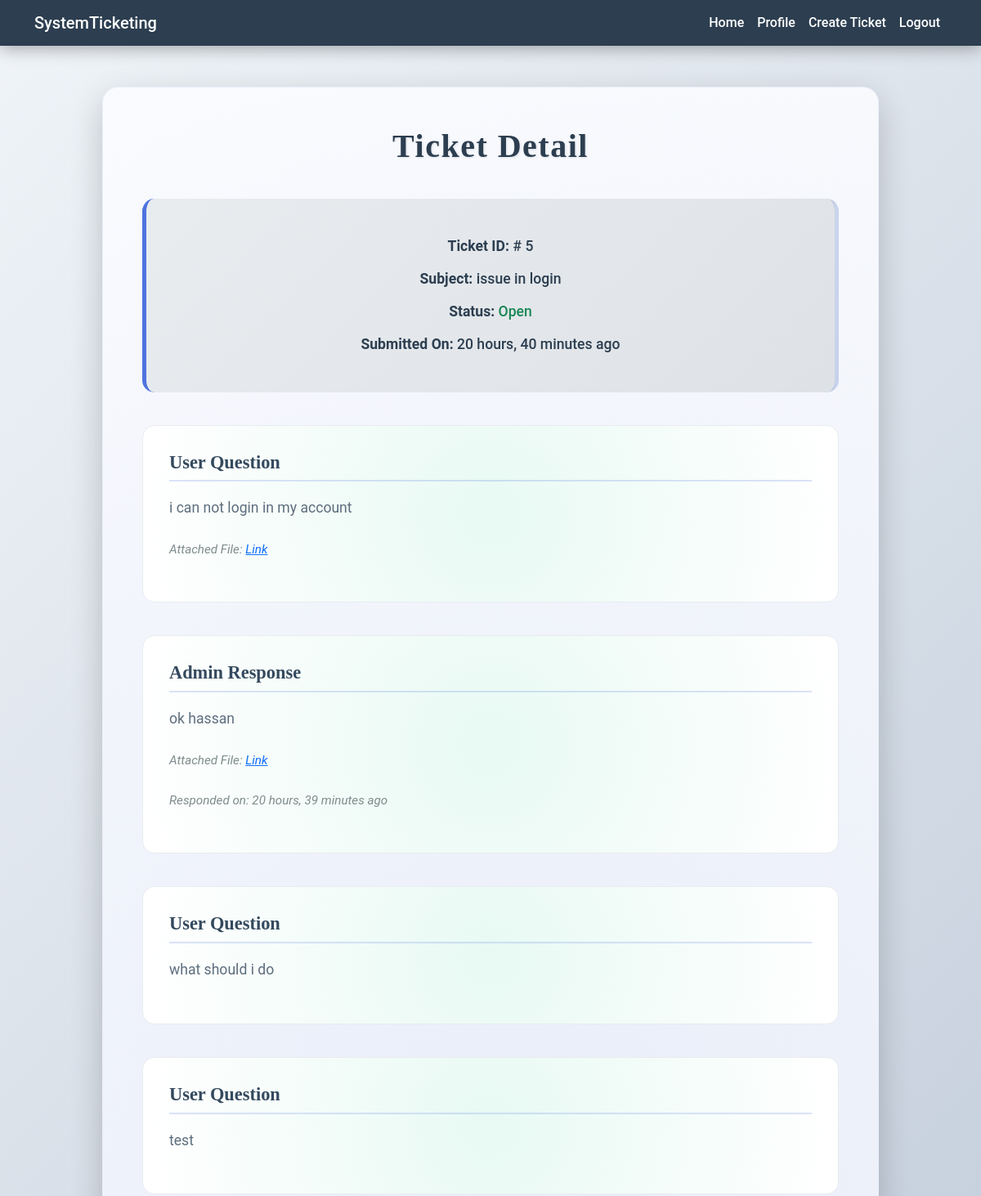
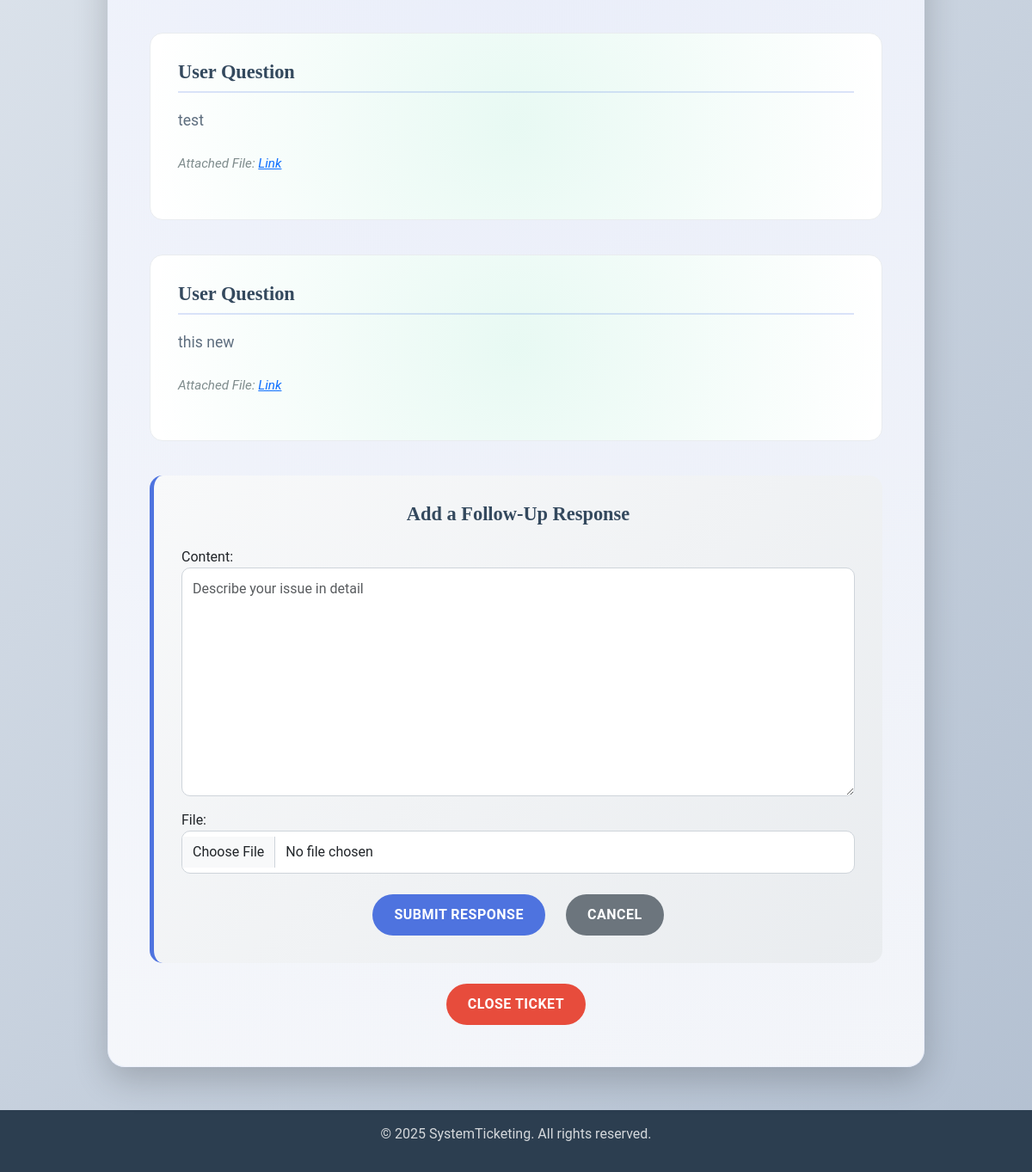
The app's page /ticket/detail/5/ (signed in), older data (2 pictures, top to bottom).
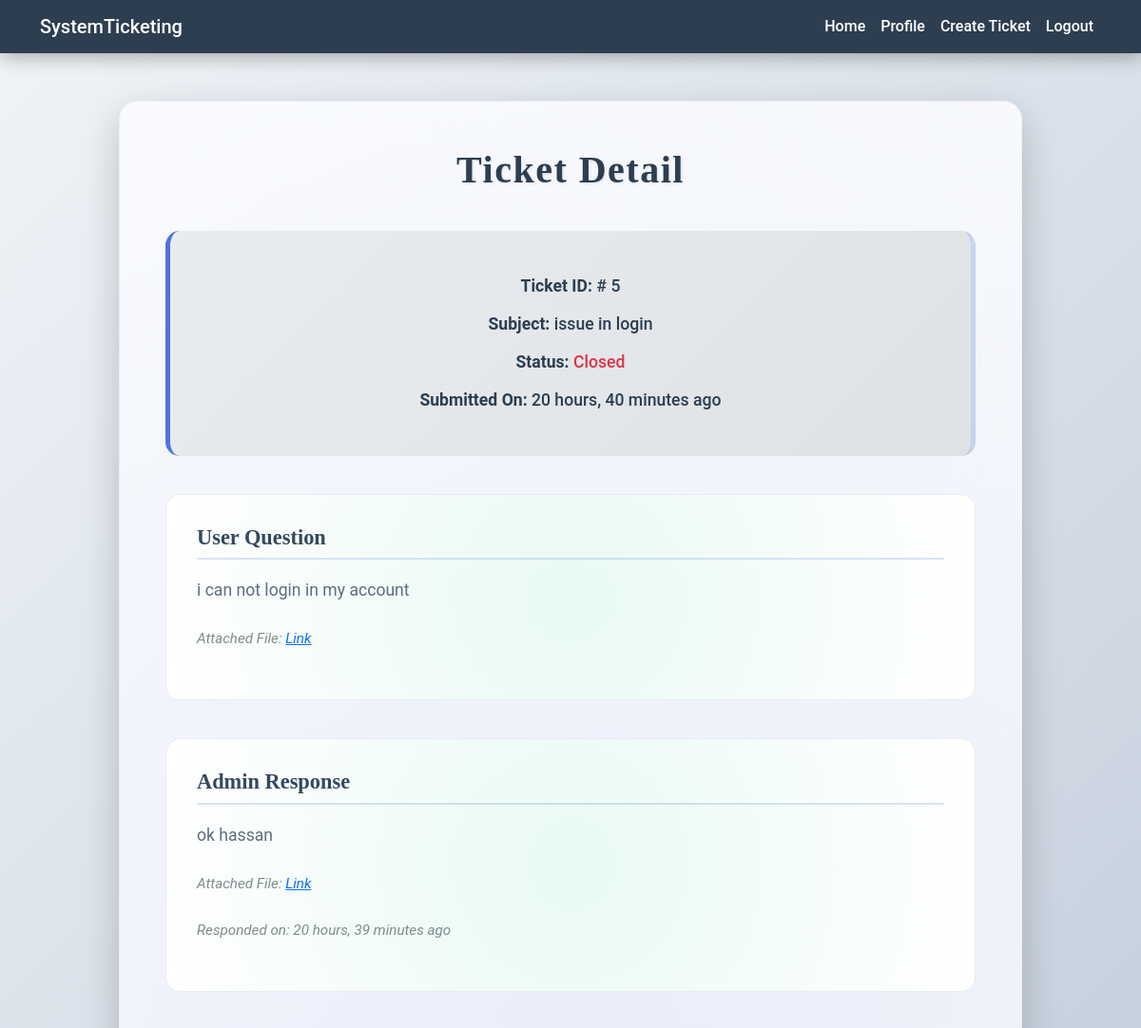
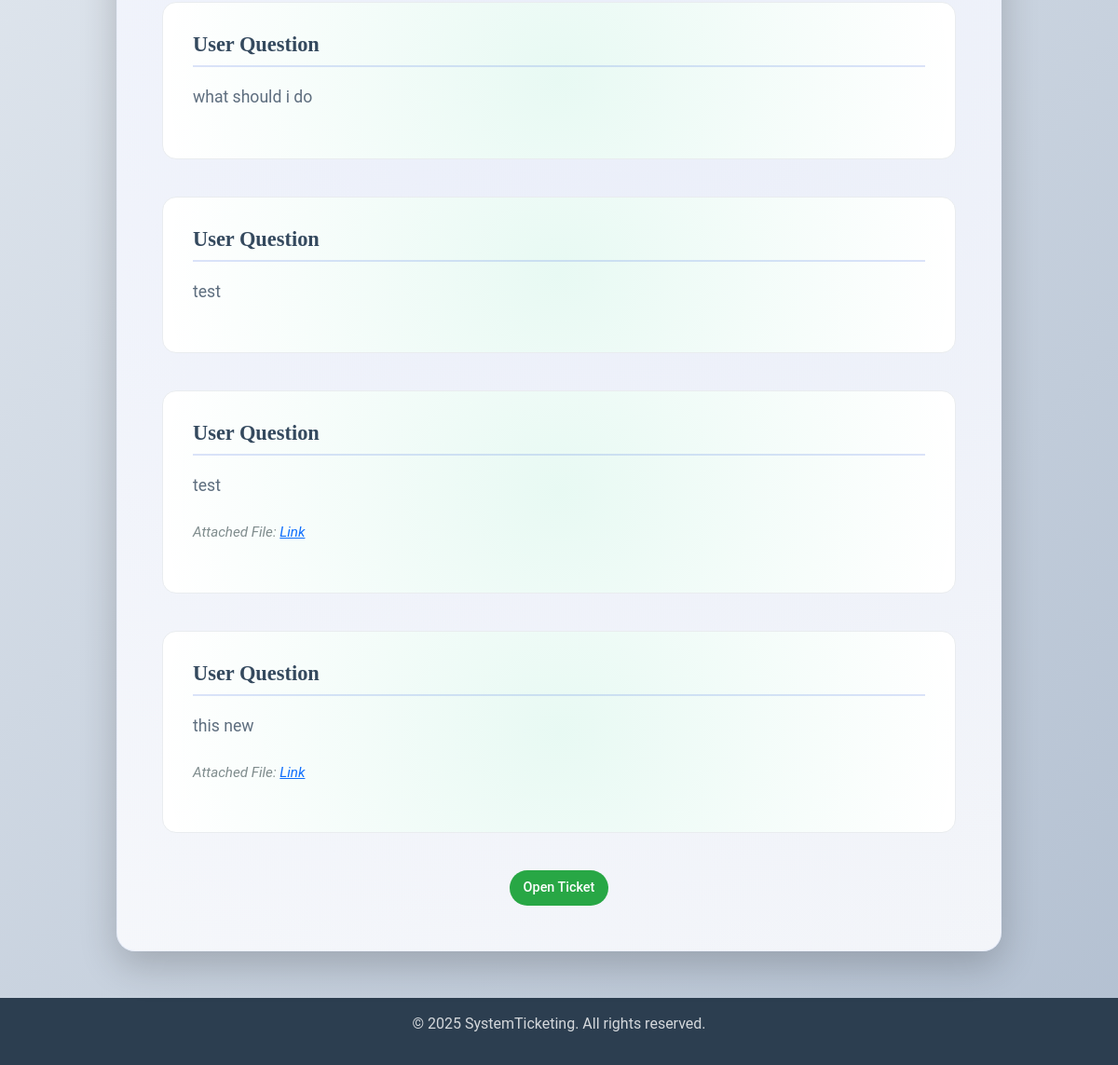
The same page, newer data (2 pictures, top to bottom).
### ticket/models.py (models this page shows, shortened)
class TimeStampedModel(models.Model):
    created_at = models.DateTimeField(auto_now_add=True)
    updated_at = models.DateTimeField(auto_now=True)
    class Meta:
        abstract = True

class Ticket(TimeStampedModel):
    subject = models.CharField(max_length=200)
    description = models.TextField()
    user = models.ForeignKey(User, on_delete=models.CASCADE, related_name='user_ticket')
    file = models.FileField(upload_to='tickets/%Y/%m/%d', null=True, blank=True)
    status = models.CharField(max_length=50, choices=STARTS_CHOICES, default='Open')

### ticket/views.py (the view, shortened to what this page needs)
# urls.py: path('detail/<ticket_id>/', views.TicketDetailView.as_view(), name='ticket-detail'),
class TicketDetailView(LoginRequiredMixin, View):
    template_name = 'ticket/ticket-detail.html'
    form_class = MessageForm
    def setup(self, request, *args, **kwargs):
        self.user_ticket = Ticket.objects.get(id=kwargs['ticket_id'])
        super().setup(request, *args, **kwargs)
    def dispatch(self, request, *args, **kwargs):
        if request.user != self.user_ticket.user:
            messages.error(request, 'You are not authorized to view this ticket.', 'danger')
            return redirect('home:profile', username=request.user.username)
        return super().dispatch(request, *args, **kwargs)
    def get(self, request, *args, **kwargs):
        form = self.form_class()
        user_ticket = self.user_ticket
        return render(request, self.template_name, {'ticket': user_ticket, 'form': form})

### ticket/forms.py
class MessageForm(forms.ModelForm):
    class Meta:
        model = Messages
        fields = ['content', 'file']
        widgets = {
            'content': forms.Textarea(
                attrs={'class': 'form-control', 'placeholder': 'Describe your issue in detail'}),
            'file': forms.FileInput(attrs={'class': 'form-control'}),
        }

### ticket/templates/ticket/ticket-detail.html (shortened to what this page needs)
{% extends 'main.html' %}
{% block main %}
    <div class="content">
        <div class="ticket-detail-card">
            <h2>Ticket Detail</h2>
            <div class="ticket-info">
                <p><strong>Ticket ID:</strong> # {{ ticket.id }}</p>
                <p><strong>Subject:</strong> {{ ticket.subject }}</p>
                <p><strong>Status:</strong> {% if ticket.status == 'Closed' %}
                    <span class="text-danger">{{ ticket.status }}</span>
                {% else %}
                    <span class="text-success">{{ ticket.status }}</span>
                {% endif %} </p>
                <p><strong>Submitted On:</strong> {{ ticket.created_at|timesince }} ago</p>
            </div>
            <div class="ticket-section">
                <h4>User Question</h4>
                <p>
                    {{ ticket.description }}
                </p>
                {% if ticket.file %}
                    <p><em>Attached File: <a href="{{ ticket.file.url }}">Link</a></em></p>
                {% endif %}
            </div>
            {% for message in ticket.messages.all %}
                {% if message.is_admin_response %}
                    <div class="ticket-section">
                        <h4>Admin Response</h4>
                        <p>
                            {{ message.content }}
                        </p>
                        {% if message.file %}
                            <p><em>Attached File: <a href="{{ message.file.url }}">Link</a></em></p>
                        {% endif %}
                        <p><em>Responded on: {{ message.created_at|timesince }} ago</em></p>
                    </div>
                {% else %}
                    <div class="ticket-section">
                        <h4>User Question</h4>
                        <p>
                            {{ message.content }}
                        </p>
                        {% if message.file %}
                            <p><em>Attached File: <a href="{{ message.file.url }}">Link</a></em></p>
                        {% endif %}
                    </div>
                {% endif %}
            {% endfor %}
                {% if not ticket.status == "Closed" %}
                    <div class="response-form">
                        <h4>Add a Follow-Up Response</h4>
                        <form action="" method="post" enctype="multipart/form-data">
                            {{ form.as_p }}
                            <div class="button-group">
                                <button type="submit" class="btn btn-primary">Submit Response</button>
                                <a href="{% url 'home:profile' request.user.username %}"
                                   class="btn btn-secondary">Cancel</a>
                            </div>
                        </form>
                    </div>
                    <div class="text-center mt-4">
                        <a href="{% url 'ticket:ticket-close' ticket.id %}">
                            <button type="button" class="btn btn-danger">
                                Close Ticket
                            </button>
                        </a>
                    </div>
                {% else %}
                    <div class="text-center mt-4">
                        <a href="{% url 'ticket:ticket-open' ticket.id %}">
                            <button type="button" class="btn btn-success">
                                Open Ticket
                            </button>
                        </a>
                    </div>
                {% endif %}
        </div>
    </div>
{% endblock %}

Row changes from the older to the newer data that the page shows:
changed Ticket "issue in login": status "Open" → "Closed"
Text that changed along with them:
text no longer shown: "Add a Follow-Up Response Content: File: SUBMIT RESPONSE CANCEL CLOSE TICKET"
text now shown: "Open Ticket"
